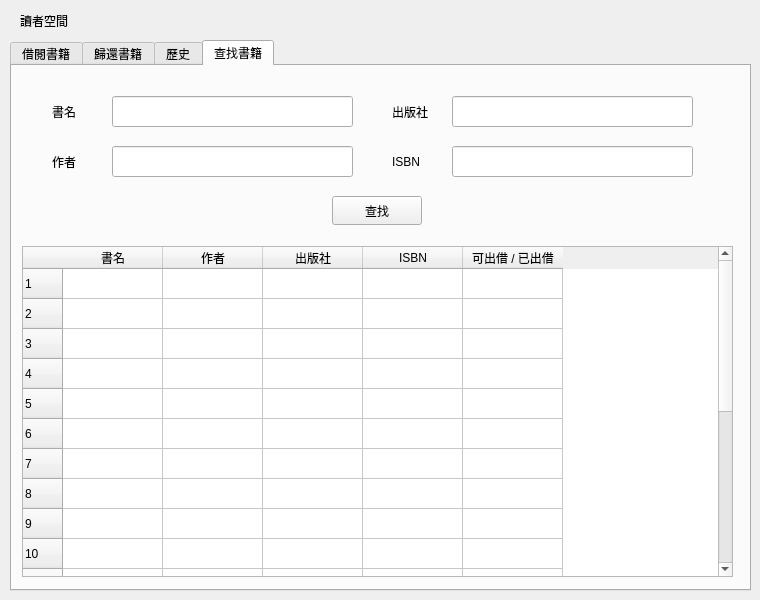
<?xml version="1.0" encoding="UTF-8"?>
<ui version="4.0">
 <class>menureader</class>
 <widget class="QWidget" name="menureader">
  <property name="geometry">
   <rect>
    <x>0</x>
    <y>0</y>
    <width>760</width>
    <height>600</height>
   </rect>
  </property>
  <property name="windowTitle">
   <string>Form</string>
  </property>
  <widget class="QTabWidget" name="tabWidget">
   <property name="geometry">
    <rect>
     <x>10</x>
     <y>40</y>
     <width>741</width>
     <height>551</height>
    </rect>
   </property>
   <property name="mouseTracking">
    <bool>false</bool>
   </property>
   <property name="currentIndex">
    <number>3</number>
   </property>
   <property name="tabBarAutoHide">
    <bool>false</bool>
   </property>
   <widget class="QWidget" name="tab_2">
    <attribute name="title">
     <string>借閱書籍</string>
    </attribute>
    <widget class="QLabel" name="label_44">
     <property name="geometry">
      <rect>
       <x>330</x>
       <y>140</y>
       <width>60</width>
       <height>31</height>
      </rect>
     </property>
     <property name="text">
      <string>借閱書籍</string>
     </property>
    </widget>
    <widget class="QLineEdit" name="lineEdit_32">
     <property name="geometry">
      <rect>
       <x>320</x>
       <y>200</y>
       <width>131</width>
       <height>31</height>
      </rect>
     </property>
    </widget>
    <widget class="QPushButton" name="pushButton_38">
     <property name="geometry">
      <rect>
       <x>320</x>
       <y>270</y>
       <width>81</width>
       <height>29</height>
      </rect>
     </property>
     <property name="text">
      <string>確認</string>
     </property>
    </widget>
    <widget class="QLabel" name="label_47">
     <property name="geometry">
      <rect>
       <x>220</x>
       <y>210</y>
       <width>91</width>
       <height>31</height>
      </rect>
     </property>
     <property name="text">
      <string>(不包括短横)</string>
     </property>
    </widget>
    <widget class="QLabel" name="label_48">
     <property name="geometry">
      <rect>
       <x>250</x>
       <y>190</y>
       <width>31</width>
       <height>31</height>
      </rect>
     </property>
     <property name="text">
      <string>ISBN</string>
     </property>
    </widget>
   </widget>
   <widget class="QWidget" name="tab_10">
    <attribute name="title">
     <string>歸還書籍</string>
    </attribute>
    <widget class="QLabel" name="label_42">
     <property name="geometry">
      <rect>
       <x>250</x>
       <y>190</y>
       <width>31</width>
       <height>31</height>
      </rect>
     </property>
     <property name="text">
      <string>ISBN</string>
     </property>
    </widget>
    <widget class="QLineEdit" name="lineEdit_31">
     <property name="geometry">
      <rect>
       <x>320</x>
       <y>200</y>
       <width>131</width>
       <height>31</height>
      </rect>
     </property>
    </widget>
    <widget class="QPushButton" name="pushButton_37">
     <property name="geometry">
      <rect>
       <x>320</x>
       <y>270</y>
       <width>81</width>
       <height>29</height>
      </rect>
     </property>
     <property name="text">
      <string>確認</string>
     </property>
    </widget>
    <widget class="QLabel" name="label_43">
     <property name="geometry">
      <rect>
       <x>330</x>
       <y>140</y>
       <width>61</width>
       <height>31</height>
      </rect>
     </property>
     <property name="text">
      <string>歸還書籍</string>
     </property>
    </widget>
    <widget class="QLabel" name="label_46">
     <property name="geometry">
      <rect>
       <x>220</x>
       <y>210</y>
       <width>91</width>
       <height>31</height>
      </rect>
     </property>
     <property name="text">
      <string>(不包括短横)</string>
     </property>
    </widget>
   </widget>
   <widget class="QWidget" name="tab">
    <attribute name="title">
     <string>歷史</string>
    </attribute>
    <widget class="QLabel" name="label_32">
     <property name="geometry">
      <rect>
       <x>160</x>
       <y>20</y>
       <width>61</width>
       <height>31</height>
      </rect>
     </property>
     <property name="text">
      <string>借阅记录</string>
     </property>
    </widget>
    <widget class="QLabel" name="label_33">
     <property name="geometry">
      <rect>
       <x>520</x>
       <y>20</y>
       <width>51</width>
       <height>31</height>
      </rect>
     </property>
     <property name="text">
      <string>待审核</string>
     </property>
    </widget>
    <widget class="QTableWidget" name="tableWidget_2">
     <property name="geometry">
      <rect>
       <x>40</x>
       <y>60</y>
       <width>301</width>
       <height>441</height>
      </rect>
     </property>
     <property name="editTriggers">
      <set>QAbstractItemView::NoEditTriggers</set>
     </property>
     <row>
      <property name="text">
       <string>1</string>
      </property>
     </row>
     <row>
      <property name="text">
       <string>2</string>
      </property>
     </row>
     <row>
      <property name="text">
       <string>3</string>
      </property>
     </row>
     <row>
      <property name="text">
       <string>4</string>
      </property>
     </row>
     <row>
      <property name="text">
       <string>5</string>
      </property>
     </row>
     <row>
      <property name="text">
       <string>6</string>
      </property>
     </row>
     <row>
      <property name="text">
       <string>7</string>
      </property>
     </row>
     <row>
      <property name="text">
       <string>8</string>
      </property>
     </row>
     <row>
      <property name="text">
       <string>9</string>
      </property>
     </row>
     <row>
      <property name="text">
       <string>10</string>
      </property>
     </row>
     <row>
      <property name="text">
       <string>11</string>
      </property>
     </row>
     <row>
      <property name="text">
       <string>12</string>
      </property>
     </row>
     <row>
      <property name="text">
       <string>13</string>
      </property>
     </row>
     <row>
      <property name="text">
       <string>14</string>
      </property>
     </row>
     <row>
      <property name="text">
       <string>15</string>
      </property>
     </row>
     <row>
      <property name="text">
       <string>16</string>
      </property>
     </row>
     <row>
      <property name="text">
       <string>17</string>
      </property>
     </row>
     <row>
      <property name="text">
       <string>18</string>
      </property>
     </row>
     <row>
      <property name="text">
       <string>19</string>
      </property>
     </row>
     <row>
      <property name="text">
       <string>20</string>
      </property>
     </row>
     <column>
      <property name="text">
       <string>书籍</string>
      </property>
     </column>
     <column>
      <property name="text">
       <string>操作</string>
      </property>
     </column>
    </widget>
    <widget class="QTableWidget" name="tableWidget_3">
     <property name="geometry">
      <rect>
       <x>390</x>
       <y>60</y>
       <width>301</width>
       <height>441</height>
      </rect>
     </property>
     <property name="editTriggers">
      <set>QAbstractItemView::NoEditTriggers</set>
     </property>
     <row>
      <property name="text">
       <string>1</string>
      </property>
     </row>
     <row>
      <property name="text">
       <string>2</string>
      </property>
     </row>
     <row>
      <property name="text">
       <string>3</string>
      </property>
     </row>
     <row>
      <property name="text">
       <string>4</string>
      </property>
     </row>
     <row>
      <property name="text">
       <string>5</string>
      </property>
     </row>
     <row>
      <property name="text">
       <string>6</string>
      </property>
     </row>
     <row>
      <property name="text">
       <string>7</string>
      </property>
     </row>
     <row>
      <property name="text">
       <string>8</string>
      </property>
     </row>
     <row>
      <property name="text">
       <string>9</string>
      </property>
     </row>
     <row>
      <property name="text">
       <string>10</string>
      </property>
     </row>
     <row>
      <property name="text">
       <string>11</string>
      </property>
     </row>
     <row>
      <property name="text">
       <string>12</string>
      </property>
     </row>
     <row>
      <property name="text">
       <string>13</string>
      </property>
     </row>
     <row>
      <property name="text">
       <string>14</string>
      </property>
     </row>
     <row>
      <property name="text">
       <string>15</string>
      </property>
     </row>
     <row>
      <property name="text">
       <string>16</string>
      </property>
     </row>
     <row>
      <property name="text">
       <string>17</string>
      </property>
     </row>
     <row>
      <property name="text">
       <string>18</string>
      </property>
     </row>
     <row>
      <property name="text">
       <string>19</string>
      </property>
     </row>
     <row>
      <property name="text">
       <string>20</string>
      </property>
     </row>
     <column>
      <property name="text">
       <string>书籍</string>
      </property>
     </column>
     <column>
      <property name="text">
       <string>操作</string>
      </property>
     </column>
    </widget>
    <widget class="QPushButton" name="pushButton_42">
     <property name="geometry">
      <rect>
       <x>320</x>
       <y>20</y>
       <width>90</width>
       <height>29</height>
      </rect>
     </property>
     <property name="text">
      <string>更新</string>
     </property>
    </widget>
   </widget>
   <widget class="QWidget" name="tab_11">
    <attribute name="title">
     <string>查找書籍</string>
    </attribute>
    <widget class="QLabel" name="label_36">
     <property name="geometry">
      <rect>
       <x>40</x>
       <y>80</y>
       <width>81</width>
       <height>31</height>
      </rect>
     </property>
     <property name="text">
      <string>作者</string>
     </property>
    </widget>
    <widget class="QLabel" name="label_37">
     <property name="geometry">
      <rect>
       <x>40</x>
       <y>30</y>
       <width>81</width>
       <height>31</height>
      </rect>
     </property>
     <property name="text">
      <string>書名</string>
     </property>
    </widget>
    <widget class="QLabel" name="label_38">
     <property name="geometry">
      <rect>
       <x>380</x>
       <y>30</y>
       <width>81</width>
       <height>31</height>
      </rect>
     </property>
     <property name="text">
      <string>出版社</string>
     </property>
    </widget>
    <widget class="QLabel" name="label_39">
     <property name="geometry">
      <rect>
       <x>380</x>
       <y>80</y>
       <width>81</width>
       <height>31</height>
      </rect>
     </property>
     <property name="text">
      <string>ISBN</string>
     </property>
    </widget>
    <widget class="QLineEdit" name="lineEdit_26">
     <property name="geometry">
      <rect>
       <x>100</x>
       <y>30</y>
       <width>241</width>
       <height>31</height>
      </rect>
     </property>
    </widget>
    <widget class="QLineEdit" name="lineEdit_27">
     <property name="geometry">
      <rect>
       <x>100</x>
       <y>80</y>
       <width>241</width>
       <height>31</height>
      </rect>
     </property>
    </widget>
    <widget class="QLineEdit" name="lineEdit_28">
     <property name="geometry">
      <rect>
       <x>440</x>
       <y>30</y>
       <width>241</width>
       <height>31</height>
      </rect>
     </property>
    </widget>
    <widget class="QLineEdit" name="lineEdit_29">
     <property name="geometry">
      <rect>
       <x>440</x>
       <y>80</y>
       <width>241</width>
       <height>31</height>
      </rect>
     </property>
    </widget>
    <widget class="QPushButton" name="pushButton_36">
     <property name="geometry">
      <rect>
       <x>320</x>
       <y>130</y>
       <width>90</width>
       <height>29</height>
      </rect>
     </property>
     <property name="text">
      <string>查找</string>
     </property>
    </widget>
    <widget class="QTableWidget" name="tableWidget">
     <property name="geometry">
      <rect>
       <x>10</x>
       <y>180</y>
       <width>711</width>
       <height>331</height>
      </rect>
     </property>
     <property name="sizePolicy">
      <sizepolicy hsizetype="Expanding" vsizetype="Expanding">
       <horstretch>0</horstretch>
       <verstretch>0</verstretch>
      </sizepolicy>
     </property>
     <property name="editTriggers">
      <set>QAbstractItemView::NoEditTriggers</set>
     </property>
     <row>
      <property name="text">
       <string>1</string>
      </property>
     </row>
     <row>
      <property name="text">
       <string>2</string>
      </property>
     </row>
     <row>
      <property name="text">
       <string>3</string>
      </property>
     </row>
     <row>
      <property name="text">
       <string>4</string>
      </property>
     </row>
     <row>
      <property name="text">
       <string>5</string>
      </property>
     </row>
     <row>
      <property name="text">
       <string>6</string>
      </property>
     </row>
     <row>
      <property name="text">
       <string>7</string>
      </property>
     </row>
     <row>
      <property name="text">
       <string>8</string>
      </property>
     </row>
     <row>
      <property name="text">
       <string>9</string>
      </property>
     </row>
     <row>
      <property name="text">
       <string>10</string>
      </property>
     </row>
     <row>
      <property name="text">
       <string>11</string>
      </property>
     </row>
     <row>
      <property name="text">
       <string>12</string>
      </property>
     </row>
     <row>
      <property name="text">
       <string>13</string>
      </property>
     </row>
     <row>
      <property name="text">
       <string>14</string>
      </property>
     </row>
     <row>
      <property name="text">
       <string>15</string>
      </property>
     </row>
     <row>
      <property name="text">
       <string>16</string>
      </property>
     </row>
     <row>
      <property name="text">
       <string>新增列</string>
      </property>
     </row>
     <row>
      <property name="text">
       <string>18</string>
      </property>
     </row>
     <row>
      <property name="text">
       <string>19</string>
      </property>
     </row>
     <row>
      <property name="text">
       <string>20</string>
      </property>
     </row>
     <column>
      <property name="text">
       <string>書名</string>
      </property>
     </column>
     <column>
      <property name="text">
       <string>作者</string>
      </property>
     </column>
     <column>
      <property name="text">
       <string>出版社</string>
      </property>
     </column>
     <column>
      <property name="text">
       <string>ISBN</string>
      </property>
     </column>
     <column>
      <property name="text">
       <string>可出借 / 已出借</string>
      </property>
     </column>
    </widget>
   </widget>
  </widget>
  <widget class="QLabel" name="label">
   <property name="geometry">
    <rect>
     <x>20</x>
     <y>10</y>
     <width>588</width>
     <height>21</height>
    </rect>
   </property>
   <property name="text">
    <string>讀者空間</string>
   </property>
  </widget>
 </widget>
 <resources/>
 <connections/>
</ui>
